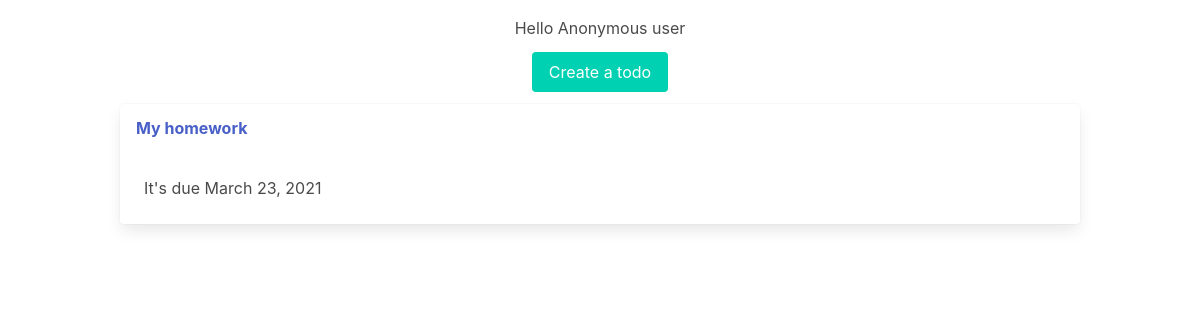
/, run on an earlier commit of the app's database.
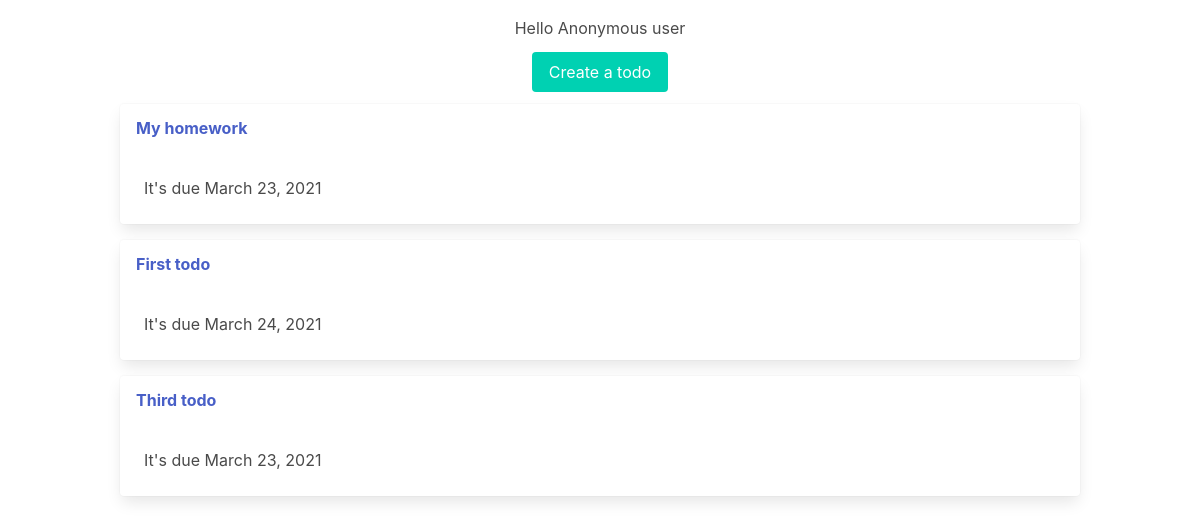
And on a later commit of the database.
### todo/models.py (models this page shows, shortened)
class Todo(models.Model):
    name = models.CharField(max_length=100)
    due_date = models.DateField()

### todo/views.py (the view)
# urls.py: path('', todo_list),
def todo_list(request):
    todos = Todo.objects.all()
    return render(request, "todo/todo_list.html", {"todo_list": todos})

### todo/templates/todo/todo_list.html
{% extends 'base.html' %}
{% block content %}
    <div class="has-text-centered mb-3">
        <p class="mb-3">
            {% if request.user.is_authenticated %}
            Hello {{ request.user.username }}
            {% else %}
                Hello Anonymous user
            {% endif %}
        </p>
        <a class="button is-primary" href="/create">Create a todo</a>
    </div>
    <div class="columns">
        <div class="column">
            {% for todo in todo_list %}
            <div class="card mb-4">
                <div class="crad-header">
                    <p class="card-header-title"><a href="/{{ todo.id }}">{{ todo.name }}</a></p>
                </div>
                <div class="card-content">
                    <div class="content">
                        It's due {{ todo.due_date }}
                    </div>
                  </div>
            </div>
            {% endfor %}
        </div>
    </div>
{% endblock %}

What changed in the data, as far as the page shows it:
added Todo: name "First todo", due_date "March 24, 2021"
added Todo: name "Third todo", due_date "March 23, 2021"
